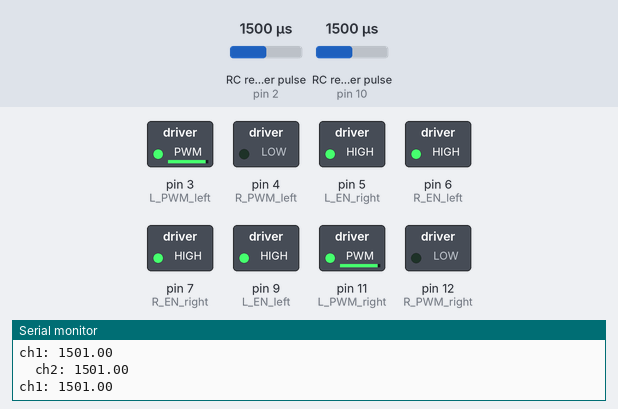
The sketch below on a simulated Arduino Uno, built with avr-gcc and run on an emulated ATmega328P. On the bench: switched loads named in the sketch (green lamp = pin HIGH), the last lines printed to the serial monitor. Wiring (inferred from the names in the program): 2 × RC receiver channel: data pin 2 / data pin 10. Inputs (shaded band) come from the test bench; at power-on: RC receiver pulse (sensors on pin 2, pin 10) 1500 µs.

Above: at 1.2 s.
1.3 s: RC receiver pulse (sensor on pin 2) set to 1250 µs
At 2.2 s:
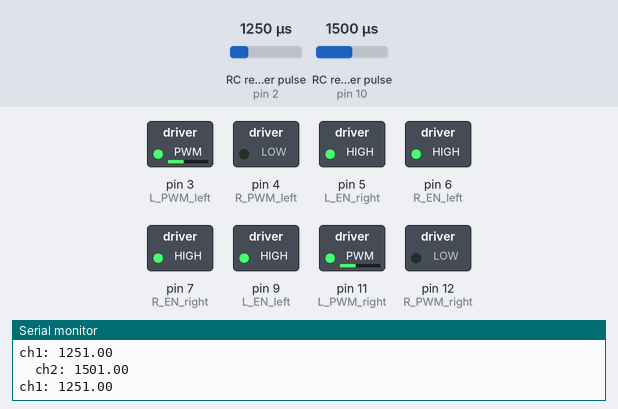
2.8 s: RC receiver pulse (sensor on pin 10) set to 1750 µs
At 3.6 s:
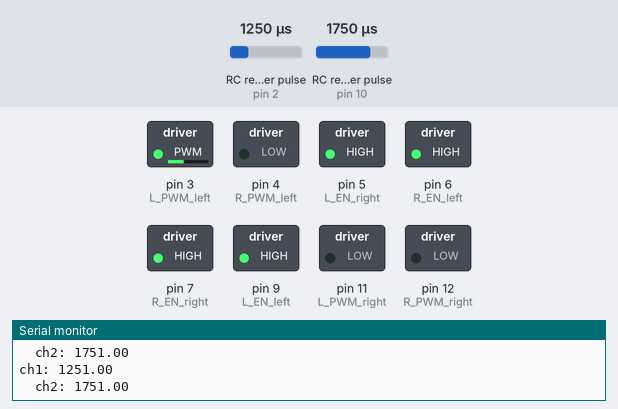
4.3 s: RC receiver pulse (sensor on pin 2) set to 1020 µs
At 5.1 s:
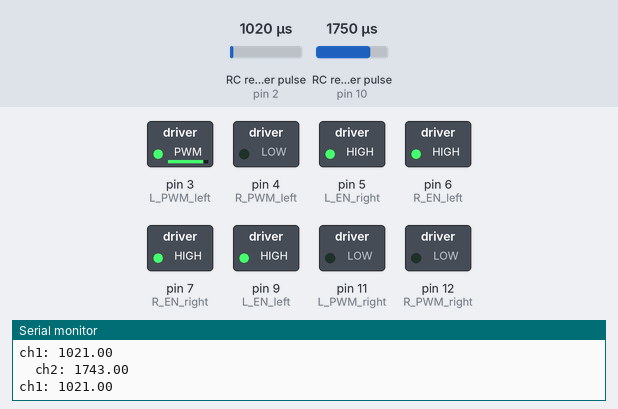
5.8 s: RC receiver pulse (sensor on pin 2) set to 1062 µs
At 6.07 s:
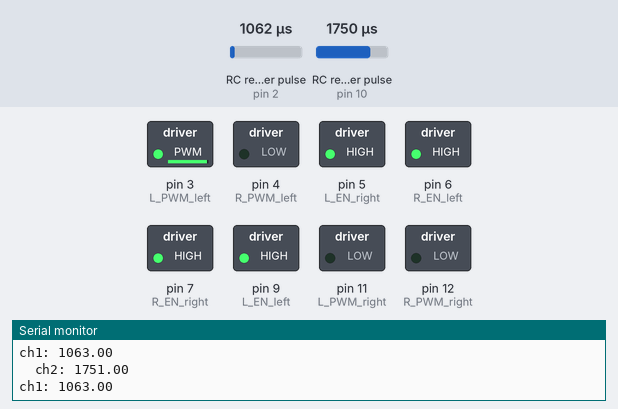
8.8 s: RC receiver pulse (sensor on pin 2) set to 1076 µs
10.3 s: RC receiver pulse (sensor on pin 2) set to 1980 µs
At 11.0 s:
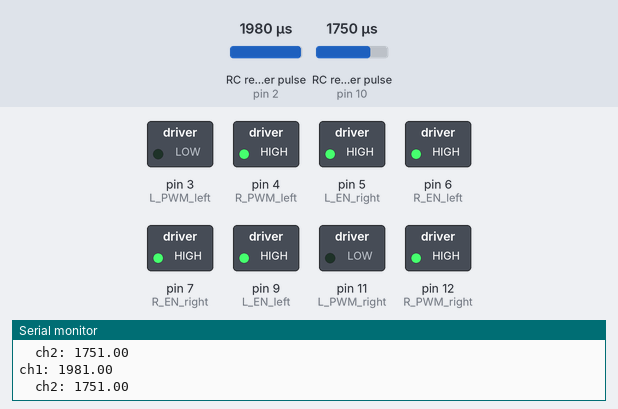
Timing chart, 0 to 12.8 s (numbered marks = the images above; inputs shaded):
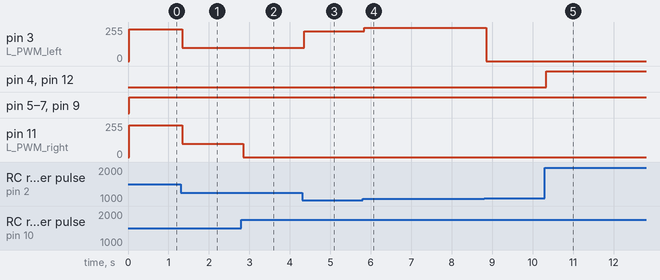

The sketch:

Flysky_BTS_Roborace.ino
```cpp
//YouTube|Tech at Home

//Receiver signal pins
double ch1_pin = 2;  //PWM pin
double ch2_pin = 10;  //PWM pin

//Right motor driver pins
int R_EN_right = 7;
int L_EN_right = 5;
int R_PWM_right = 12; //PWM pin
int L_PWM_right = 11; //PWM pin

//Left motor driver pins
int R_EN_left = 6;
int L_EN_left = 9;
int R_PWM_left = 4; //PWM pin
int L_PWM_left = 3; //PWM pin

// ---**---   Rx threshold values - Update based on your TX values
//FWD
int Ch1Ch2_start_Fwd = 1530;
int Ch1Ch2_End_Fwd = 1980;
//BACK
int Ch1Ch2_start_Bac = 1530;
int Ch1Ch2_End_Bac = 1980;

// ---------***---------------***----------

void setup()
{
  Serial.begin(9600);
  pinMode(2,INPUT);
  pinMode(10,INPUT);
  pinMode(7,OUTPUT);
  pinMode(9,OUTPUT);
  pinMode(12,OUTPUT);
  pinMode(11,OUTPUT);
  pinMode(6,OUTPUT);
  pinMode(5,OUTPUT);
  pinMode(4,OUTPUT);
  pinMode(3,OUTPUT);
}

void loop()
{
//Receiver signal pins data
double ch1 = pulseIn(2,HIGH);
double ch2 = pulseIn(10,HIGH);

Serial.print("ch1: ");
Serial.println(ch1);
Serial.print("\t");
Serial.print("ch2: ");
Serial.print(ch2);
Serial.println("");

//Speed mapping for right motor driver
int spdFwd_RightLeft = map(ch1, Ch1Ch2_start_Fwd, Ch1Ch2_End_Fwd, 0, 255);
int spdBac_RightLeft = map(ch1, Ch1Ch2_start_Bac, Ch1Ch2_End_Bac, 0, 255);

digitalWrite(R_EN_right, HIGH);
digitalWrite(L_EN_right, HIGH);
digitalWrite(R_EN_left, HIGH);
digitalWrite(L_EN_left, HIGH);

if((ch1==0)&&(ch2==0))
{
analogWrite(R_PWM_right,0);
analogWrite(L_PWM_right,0);
analogWrite(R_PWM_left,0);
analogWrite(L_PWM_left,0);
}
//FWD
else if((ch1>Ch1Ch2_start_Fwd)&&(ch2>Ch1Ch2_start_Fwd))
{
analogWrite(R_PWM_right,spdFwd_RightLeft);
analogWrite(L_PWM_right,0);
analogWrite(R_PWM_left,spdFwd_RightLeft);
analogWrite(L_PWM_left,0);
}
//RIGHT
else if((ch1>Ch1Ch2_start_Fwd)&&(ch2<Ch1Ch2_start_Bac))
{
analogWrite(R_PWM_right,0);
analogWrite(L_PWM_right,spdFwd_RightLeft);
analogWrite(R_PWM_left,spdFwd_RightLeft);
analogWrite(L_PWM_left,0);
}
//LEFT
else if((ch1<Ch1Ch2_start_Bac)&&(ch2>Ch1Ch2_start_Fwd))
{
analogWrite(R_PWM_right,spdBac_RightLeft);
analogWrite(L_PWM_right,0);
analogWrite(R_PWM_left,0);
analogWrite(L_PWM_left,spdBac_RightLeft);
}
//BACK
else if((ch1<Ch1Ch2_start_Bac)&&(ch2<Ch1Ch2_start_Bac))
{
analogWrite(R_PWM_right,0);
analogWrite(L_PWM_right,spdBac_RightLeft);
analogWrite(R_PWM_left,0);
analogWrite(L_PWM_left,spdBac_RightLeft);
}
else
{
analogWrite(R_PWM_right,0);
analogWrite(L_PWM_right,0);
analogWrite(R_PWM_left,0);
analogWrite(L_PWM_left,0);
}

}
```

Measured:
- after the input at 1.3 s, pin 3 (L_PWM_left), pin 11 (L_PWM_right): 240/255 → 98/255 at once
- after the input at 2.8 s, pin 11 (L_PWM_right): 98/255 → 0/255 after 0.05 s
- after the input at 4.3 s, pin 3 (L_PWM_left): 98/255 → 224/255 after 0.06 s
- after the input at 5.8 s, pin 3 (L_PWM_left): 224/255 → 248/255 at once, then repeats every 0.78 s: 251/255 0.03 s, 248/255 0.48 s, 251/255 0.03 s, 248/255 0.24 s
- after the input at 10.3 s, pin 4 (R_PWM_left), pin 12 (R_PWM_right): LOW → HIGH at once
